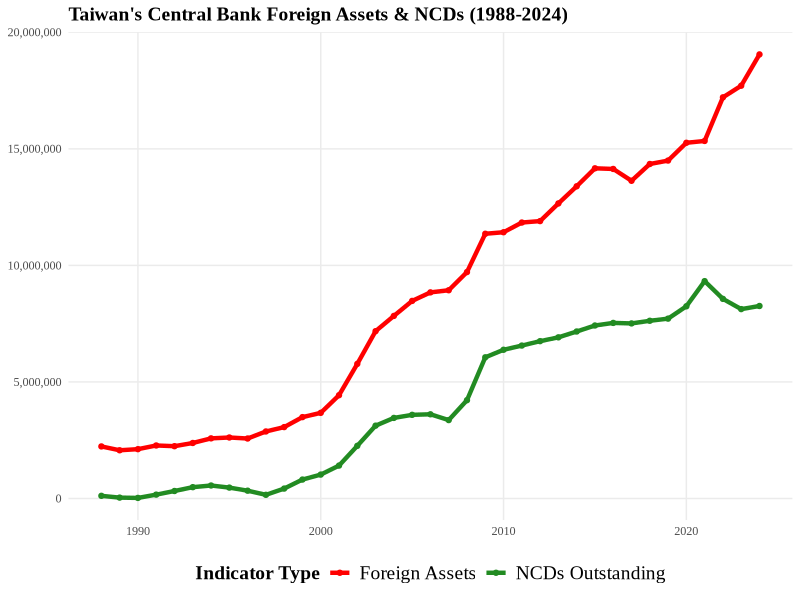

The R script that drew this image:
library(ggplot2)
library(tidyr)

df <- data.frame(
  Year = 1988:2024,
  Foreign_Assets = c(2233670, 2068915, 2116554, 2274610, 2244136, 2381601, 2579694, 2617124, 2573175, 2875757, 
                     3063053, 3490868, 3674295, 4430897, 5775104, 7178305, 7832744, 8476318, 8842916, 8933980, 
                     9713834, 11357059, 11422580, 11838777, 11900655, 12658241, 13393681, 14165207, 14137030, 
                     13629397, 14349642, 14497203, 15260031, 15338720, 17209119, 17708238, 19051664),
  NCDs = c(114600, 37900, 24700, 165800, 321700, 486250, 557450, 467500, 335000, 157600, 
           425500, 812650, 1025800, 1412450, 2258950, 3124600, 3456700, 3589200, 3612450, 3363650, 
           4217350, 6056550, 6380550, 6560950, 6750200, 6913500, 7163800, 7422100, 7532400, 7510950, 
           7624350, 7715600, 8245300, 9324550, 8563200, 8124500, 8258900)
)

df_long <- pivot_longer(df, cols = c("Foreign_Assets", "NCDs"), names_to = "Variable", values_to = "Amount")


ggplot(df_long, aes(x = Year, y = Amount, color = Variable, group = Variable)) +
  geom_line(linewidth = 1.5) +
  geom_point(size = 1.5) +
  scale_y_continuous(labels = scales::comma) + 
  scale_x_continuous(breaks = seq(1990, 2024, 10)) +
  labs(
    title = "Taiwan's Central Bank Foreign Assets & NCDs (1988-2024)",
    subtitle = NULL,
    x = NULL,
    y = NULL,
    caption = NULL,
    color = "Indicator Type"
  ) +
  
  scale_color_manual(
    values = c("Foreign_Assets" = "#FF0000", "NCDs" = "#228B22"),
    labels = c("Foreign Assets", "NCDs Outstanding")
  ) +
  theme_minimal() +
  theme(
    legend.position = "bottom",
    
    text = element_text(family = "Times New Roman"),
    plot.title = element_text(face = "bold", size = 14),
    legend.text = element_text(size = 14),
    legend.title = element_text(face = "bold", size = 14),
    panel.grid.minor = element_blank()
  )
